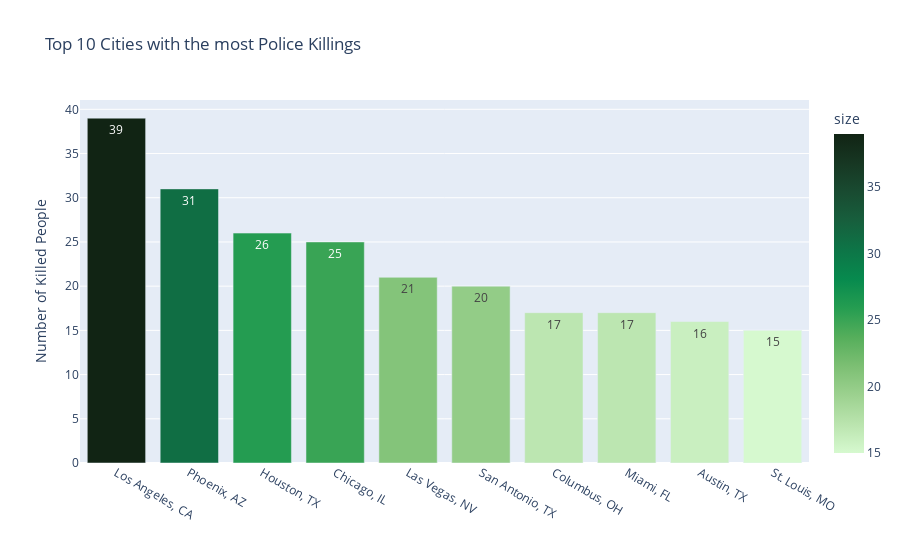

The notebook cell this image was saved under:
### Code cell
# Top 10 Cities with Highest Numer of Killings
top10_cit = df_fatalities.groupby(["city", "state"], as_index=False).size().sort_values(by="size", ascending=False)[:10]
top10_cit["city, state"] = top10_cit["city"].str.cat(top10_cit["state"].astype(str), sep=", ")

fig_top10 = px.bar(top10_cit, x="city, state",
                   y="size",
                   title="Top 10 Cities with the most Police Killings",
                   color="size", color_continuous_scale=px.colors.sequential.algae, text_auto=True)
fig_top10.update_layout(yaxis_title="Number of Killed People", xaxis_title="")
fig_top10.show()

list_10cities = top10_cit["city, state"].to_list()

race_counts = df_fatalities.groupby(["city", "state", "race"]).size().reset_index()
race_counts["city, state"] = race_counts["city"].str.cat(race_counts["state"].astype(str), sep=", ")
race_counts.rename({0: "sum"}, axis="columns", inplace=True)
top10_race_cities = race_counts[race_counts['city, state'].isin(list_10cities)]


top10_race_cities.race.fillna(0, inplace=True)
new_df = top10_race_cities.pivot(index="city, state", columns="race", values="sum")
new_df.fillna(0, inplace=True)

new_df["total_sum"] = new_df.sum(axis=1, numeric_only=True)
new_df.rename({0: "unknown"}, axis="columns", inplace=True)
sorted_df = new_df.sort_values(by="total_sum", ascending = False)
sorted_df[["unknown", "A", "B", "H", "N", "O", "W"]] = sorted_df[["unknown", "A", "B", "H", "N", "O", "W"]].divide(sorted_df["total_sum"], axis="index").multiply(100).round(2)
sorted_df["total_pct"] = sorted_df.sum(axis=1, numeric_only=True)
pct_race_top10_cities = sorted_df.drop("total_pct", axis=1)
pct_race_top10_cities = pct_race_top10_cities.drop("total_sum", axis=1)

ax = pct_race_top10_cities.plot(kind="bar", stacked=True, xlabel="", ylabel="", figsize=(10,6), rot=45)

for c in ax.containers:
    labels = [str(round(v.get_height(), 1)) if v.get_height() > 0.00 else '' for v in c]
    ax.bar_label(c, fmt='%.1f', labels=labels, label_type='center')
    
ax.get_yaxis().set_ticks([])
ax.spines['top'].set_visible(False)
ax.spines['right'].set_visible(False)
ax.spines['bottom'].set_visible(False)
ax.spines['left'].set_visible(False)
ax.legend(("Unknown", "Asian", "Black", "Hispanic", "Native American", "Other", "White"), title='Race', bbox_to_anchor=(1.05, 1), loc='upper left')
plt.title("Share of Race of People Killed for the Top 10 Cities", fontsize=20)

### Figure 1 — Plotly figure (JSON) as saved in the notebook; plotly's stock layout.template omitted (floating-point values rounded to 4 significant figures)
{"data": [{"alignmentgroup": "True", "hovertemplate": "city, state=%{x}<br>size=%{marker.color}<extra></extra>", "legendgroup": "", "marker": {"color": [39, 31, 26, 25, 21, 20, 17, 17, 16, 15], "coloraxis": "coloraxis", "pattern": {"shape": ""}}, "name": "", "offsetgroup": "", "orientation": "v", "showlegend": false, "textposition": "auto", "texttemplate": "%{y}", "type": "bar", "x": ["Los Angeles, CA", "Phoenix, AZ", "Houston, TX", "Chicago, IL", "Las Vegas, NV", "San Antonio, TX", "Columbus, OH", "Miami, FL", "Austin, TX", "St. Louis, MO"], "xaxis": "x", "y": [39, 31, 26, 25, 21, 20, 17, 17, 16, 15], "yaxis": "y"}], "layout": {"barmode": "relative", "coloraxis": {"colorbar": {"title": {"text": "size"}}, "colorscale": [[0, "rgb(214, 249, 207)"], [0.09091, "rgb(186, 228, 174)"], [0.1818, "rgb(156, 209, 143)"], [0.2727, "rgb(124, 191, 115)"], [0.3636, "rgb(85, 174, 91)"], [0.4545, "rgb(37, 157, 81)"], [0.5455, "rgb(7, 138, 78)"], [0.6364, "rgb(13, 117, 71)"], [0.7273, "rgb(23, 95, 61)"], [0.8182, "rgb(25, 75, 49)"], [0.9091, "rgb(23, 55, 35)"], [1, "rgb(17, 36, 20)"]]}, "legend": {"tracegroupgap": 0}, "title": {"text": "Top 10 Cities with the most Police Killings"}, "xaxis": {"anchor": "y", "domain": [0, 1], "title": {"text": ""}}, "yaxis": {"anchor": "x", "domain": [0, 1], "title": {"text": "Number of Killed People"}}}}
